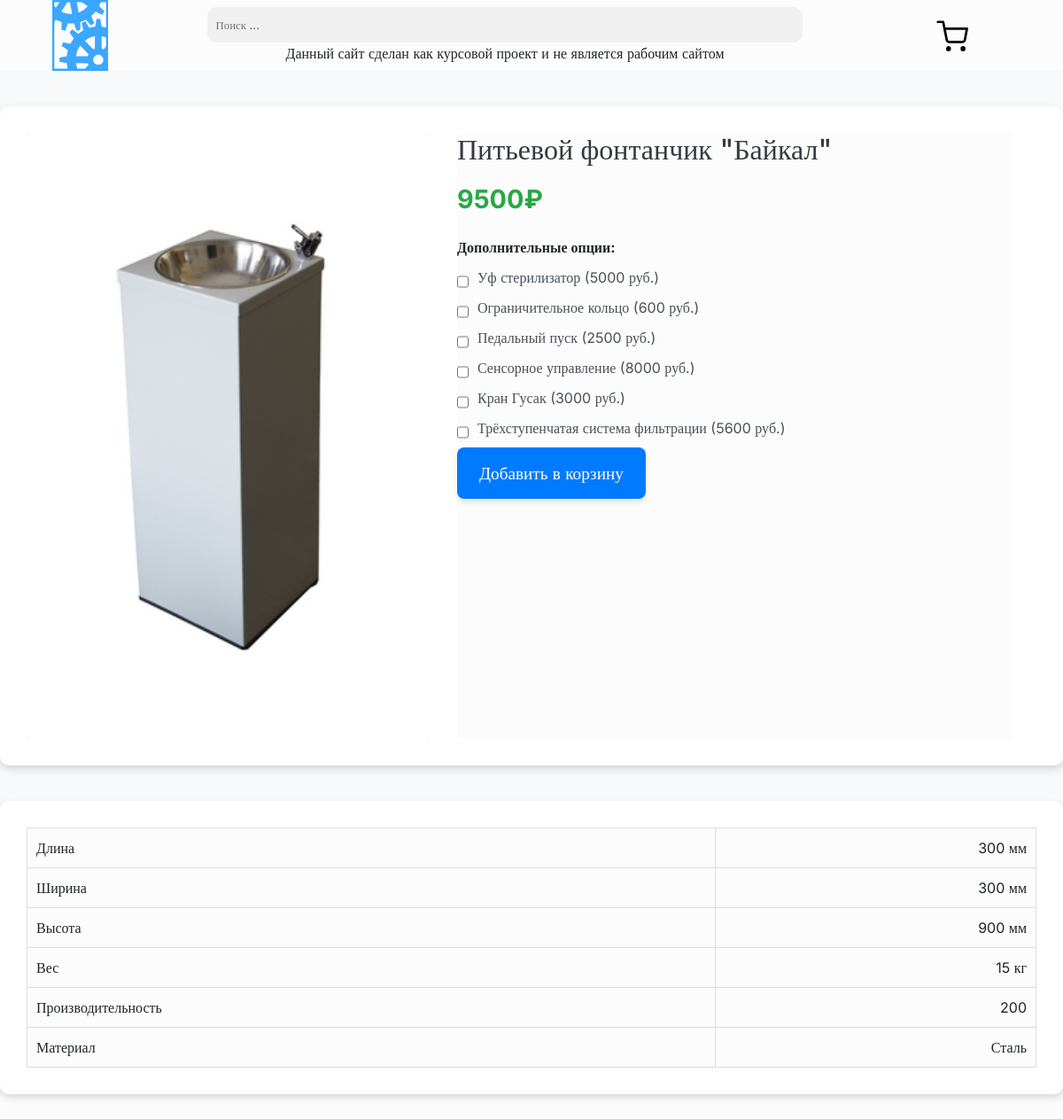
Page /tovar_page.php?id=1&table_name=Fountains on the committed database.
### tables this page shows
CREATE TABLE `Fountains` (
  `id` int NOT NULL,
  `Name` varchar(255) NOT NULL,
  `Price` int NOT NULL,
  `gabarit_Length` int NOT NULL,
  `gabarit_Width` int NOT NULL,
  `gabarit_Height` int NOT NULL,
  `Weight` int NOT NULL,
  `Filter` varchar(255) NOT NULL,
  `Performance` int NOT NULL,
  `Сooling` varchar(255) NOT NULL,
  `img` varchar(255) NOT NULL,
  `material` varchar(255) DEFAULT NULL
);

CREATE TABLE `dop_for_fountains` (
  `id` int NOT NULL,
  `UV_sterilizer` int NOT NULL,
  `Restriction_ring` int NOT NULL,
  `Pedal_start` int NOT NULL,
  `Touch_control` int NOT NULL,
  `Crane_Gusak` int NOT NULL,
  `Reverse_Osmosis` int NOT NULL,
  `filtration_system` int NOT NULL
);

### tovar_page.php (the view, shortened to what this page needs)
<!DOCTYPE html>
<html lang="en">
<head>
    <link rel="stylesheet" type="text/css" href="../assets\css\style.css">
    <link href="https://cdn.jsdelivr.net/npm/bootstrap@5.2.3/dist/css/bootstrap.min.css" rel="stylesheet">
</head>
<body>
    <?php include_once("assets/page/header/head.php"); ?>
    <?php
    include_once("assets/php/connect.php");
    $id = $_GET['id'];
    $table = $_GET['table_name'];
    $sql = "SELECT * FROM $table WHERE id = $id";
    $result = $connect->query($sql);
    if ($result->num_rows > 0) {
        $fountain = $result->fetch_assoc();
    } else {
        echo "No data found";
    }
    $sqll = "SELECT * FROM dop_for_fountains WHERE id = 12";
    $resultt = $connect->query($sqll);
    $row = $resultt->fetch_assoc();
    ?>
    <div class="container">
        <div class="image-section">
            <img src="<?php echo $fountain['img']; ?>" alt="Product Image">
        </div>
        <div class="details-section">
            <h1 class="product-title"><?php echo $fountain['Name']; ?></h1>
            <p class="product-price"><span id="prices"></span>₽</p>
            <div class="addons">
                <?php if ($fountain['Сooling'] == 0) { ?>
                    <p>Дополнительные опции:</p>
                    <form id="registerForms2" method="POST">
                        <div class="radio_prikol">
                            <div>
                                <input name="dop[]" value="Уф стерилизатор" type="checkbox" id="UV_sterilizer"
                                    data-price="<?php echo $row['UV_sterilizer'] ?>">
                                <label for="UV_sterilizer">Уф стерилизатор (<?php echo $row['UV_sterilizer'] ?>
                                    руб.)</label>
                            </div>
                            <div>
                                <input name="dop[]" value="Ограничительное кольцо" type="checkbox" id="Restriction_ring"
                                    data-price="<?php echo $row['Restriction_ring'] ?>">
                                <label for="Restriction_ring">Ограничительное кольцо
                                    (<?php echo $row['Restriction_ring'] ?> руб.)</label>
                            </div>
                            <div>
                                <input name="dop[]" value="Педальный пуск" type="checkbox" id="Pedal_start"
                                    data-price="<?php echo $row['Pedal_start'] ?>">
                                <label for="Pedal_start">Педальный пуск (<?php echo $row['Pedal_start'] ?> руб.)</label>
                            </div>
                            <div>
                                <input name="dop[]" value="Сенсорное управление" type="checkbox" id="Touch_control"
                                    data-price="<?php echo $row['Touch_control'] ?>">
                                <label for="Touch_control">Сенсорное управление (<?php echo $row['Touch_control'] ?>
                                    руб.)</label>
                            </div>
                            <div>
                                <input name="dop[]" value="Кран Гусак" type="checkbox" id="Crane_Gusak"
                                    data-price="<?php echo $row['Crane_Gusak'] ?>">
                                <label for="Crane_Gusak">Кран Гусак (<?php echo $row['Crane_Gusak'] ?> руб.)</label>
                            </div>
                            <div>
                                <input name="dop[]" value="3-х ступенчетая фильтраци" type="checkbox" id="filtration_system"
                                    data-price="<?php echo $row['filtration_system'] ?>">
                                <label for="Crane_Gusak">Трёхступенчатая система фильтрации
                                    (<?php echo $row['filtration_system'] ?> руб.)</label>
                            </div>
                        </div>
                        <button class="buy-button" type="submit" onclick="showAlert()">Добавить в корзину</button>
                    </form>
                <?php } ?>
            </div>
        </div>
    </div>
    <div class="container" style="margin-top:15px">
        <?php if (isset($fountain) && !empty($fountain)): ?>
            <table>
                <td>Длина</td>
                <td><?php echo $fountain['gabarit_Length']; ?> мм</td>
                <tr>
                    <td>Ширина</td>
                    <td><?php echo $fountain['gabarit_Width']; ?> мм</td>
                </tr>
                <tr>
                    <td>Высота</td>
                    <td><?php echo $fountain['gabarit_Height']; ?> мм</td>
                </tr>
                <tr>
                    <td>Вес</td>
                    <td><?php echo $fountain['Weight']; ?> кг</td>
                </tr>
                <tr>
                    <td>Производительность</td>
                    <td><?php echo $fountain['Performance']; ?></td>
                </tr>
                <tr>
                    <td>Материал</td>
                    <td id="mater"><?php echo $fountain['material'] ?></td>
                </tr>
            </table>
        <?php endif; ?>
    </div>
</body>
</html>

### assets/css/style.css (style rules this page uses)
* { padding: 0; margin: 0; gap: 0; background-color: #FCFCFC; font-family: inter; }

### tovar_page.php (style rules this page uses)
.radio_prikol div { display: flex; }
table { width: 100%; }
th, td { padding: 10px; text-align: left; border: 1px solid #ddd; }
td { text-align: right; }
td:first-child { text-align: left; }
body { margin: 0; padding: 0; background-color: #f8f9fa; color: #212529; }
.container { max-width: 1200px; margin: 40px auto; padding: 30px; background: #ffffff; border-radius: 10px; box-shadow: 0 4px 10px rgba(0, 0, 0, 0.15); display: flex; flex-wrap: wrap; gap: 30px; }
.image-section { flex: 1; max-width: 40%; text-align: center; }
.image-section img { width: 100%; border-radius: 10px; transition: transform 0.3s; }
.details-section { flex: 1; max-width: 55%; }
.product-title { font-size: 2rem; margin-bottom: 15px; color: #343a40; }
.product-price { font-size: 1.8rem; color: #28a745; margin-bottom: 20px; font-weight: bold; }
.addons { margin-bottom: 25px; }
.addons p { font-weight: bold; margin-bottom: 10px; }
.addons label { display: block; margin-bottom: 10px; font-size: 1rem; cursor: pointer; color: #495057; }
.addons input { margin-right: 10px; }
.buy-button { padding: 15px 25px; font-size: 1.2rem; color: #fff; background-color: #007bff; border: none; border-radius: 8px; cursor: pointer; box-shadow: 0 4px 6px rgba(0, 0, 0, 0.1); transition: background-color 0.3s, transform 0.2s; }

### rows in the picture
fountains: Name "Питьевой фонтанчик \"Байкал\"", gabarit_Length "300", gabarit_Width "300", gabarit_Height "900", Weight "15", Performance "200", material "Сталь"
dop_for_fountains: UV_sterilizer "5000", Restriction_ring "600", Pedal_start "2500", Touch_control "8000", Crane_Gusak "3000", filtration_system "5600"
